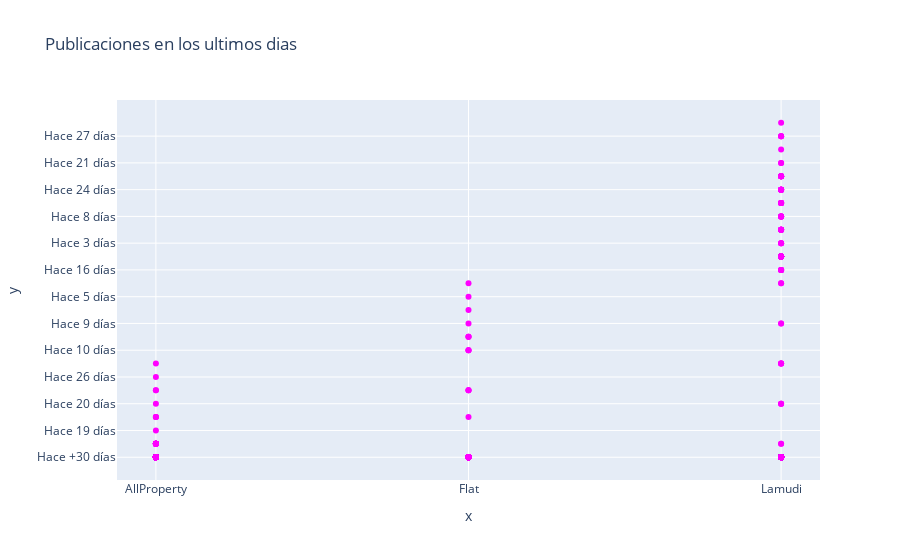

Notebook cell for this chart:
### Code cell
px.scatter(x=df['Sitio'],y=df['Publicado'],color_discrete_sequence=["magenta"], title="Publicaciones en los ultimos dias")

### Figure 1 — Plotly figure (JSON) as saved in the notebook; plotly's stock layout.template omitted (floating-point values rounded to 4 significant figures; data arrays with more than 128 entries replaced by an {"elided": "..."} marker saying what was removed)
{"data": [{"hovertemplate": "x=%{x}<br>y=%{y}<extra></extra>", "legendgroup": "", "marker": {"color": "magenta", "symbol": "circle"}, "mode": "markers", "name": "", "orientation": "v", "showlegend": false, "type": "scatter", "x": {"elided": "903 str values"}, "xaxis": "x", "y": {"elided": "903 str values"}, "yaxis": "y"}], "layout": {"legend": {"tracegroupgap": 0}, "title": {"text": "Publicaciones en los ultimos dias"}, "xaxis": {"anchor": "y", "domain": [0, 1], "title": {"text": "x"}}, "yaxis": {"anchor": "x", "domain": [0, 1], "title": {"text": "y"}}}}
